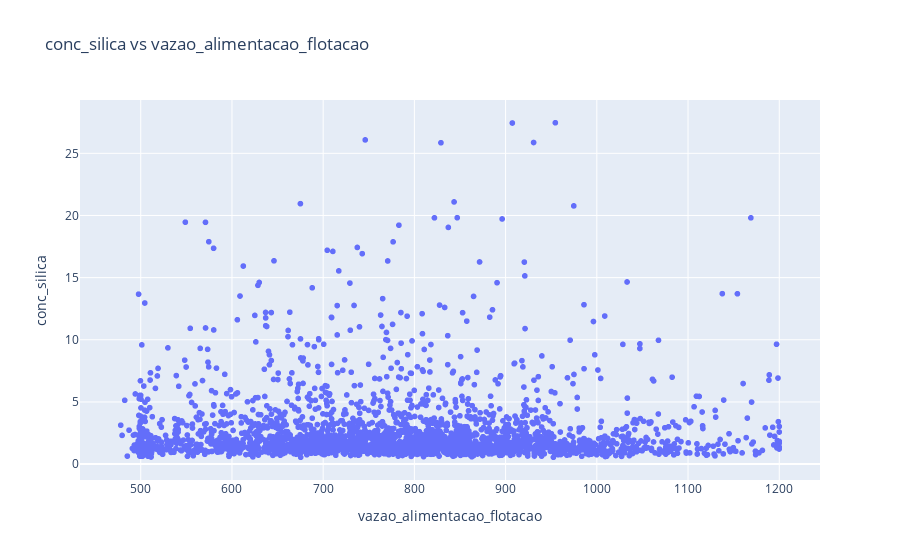

Write notebook code for a chart like this one.
### Code cell
plot_scatter(df_clean, 'vazao_alimentacao_flotacao', 'conc_silica')

### Figure 1 — Plotly figure (JSON) as saved in the notebook; plotly's stock layout.template omitted (floating-point values rounded to 4 significant figures; data arrays with more than 128 entries replaced by an {"elided": "..."} marker saying what was removed)
{"data": [{"hovertemplate": "vazao_alimentacao_flotacao=%{x}<br>conc_silica=%{y}<extra></extra>", "legendgroup": "", "marker": {"color": "#636efa", "symbol": "circle"}, "mode": "markers", "name": "", "showlegend": false, "type": "scattergl", "x": {"elided": "2618 float values"}, "xaxis": "x", "y": {"elided": "2618 float values"}, "yaxis": "y"}], "layout": {"legend": {"tracegroupgap": 0}, "title": {"text": "conc_silica vs vazao_alimentacao_flotacao"}, "xaxis": {"anchor": "y", "domain": [0, 1], "title": {"text": "vazao_alimentacao_flotacao"}}, "yaxis": {"anchor": "x", "domain": [0, 1], "title": {"text": "conc_silica"}}}}
